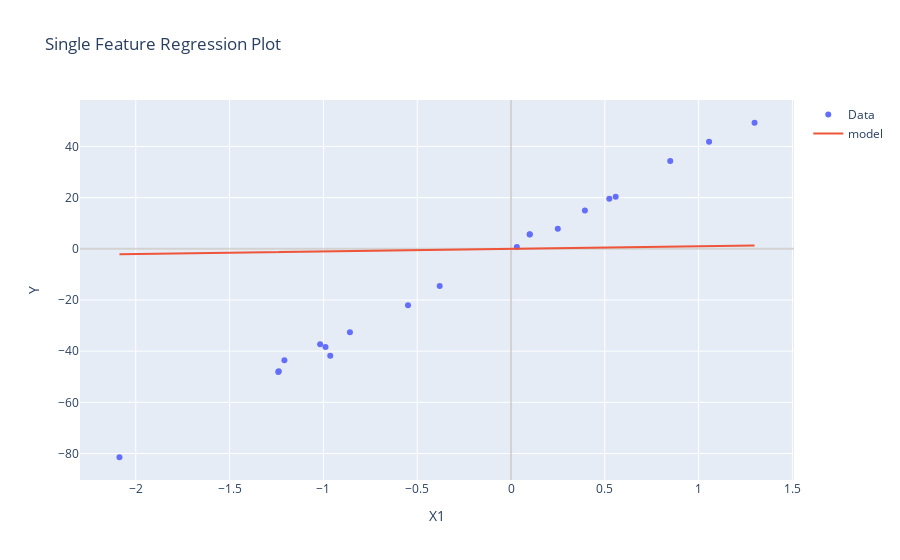

The notebook cell saved with this chart:
### Code cell
first_set.plot_container()

### Figure 1 — Plotly figure (JSON) as saved in the notebook; plotly's stock layout.template omitted (floating-point values rounded to 4 significant figures)
{"data": [{"mode": "markers", "name": "Data", "type": "scatter", "x": [-1.238, 0.8486, 0.3938, 0.0311, 0.5578, 0.0994, 0.2493, 1.298, -0.3803, 0.5238, -0.9636, 0.1002, 1.056, -0.9888, -2.087, -0.8586, -1.241, -0.549, -1.017, -1.208], "y": [-47.87, 34.34, 14.98, 0.7285, 20.37, 5.588, 7.832, 49.27, -14.53, 19.52, -41.77, 5.659, 41.88, -38.34, -81.47, -32.58, -48.19, -22.08, -37.28, -43.57]}, {"mode": "lines", "name": "model", "type": "scatter", "x": [-1.238, 0.8486, 0.3938, 0.0311, 0.5578, 0.0994, 0.2493, 1.298, -0.3803, 0.5238, -0.9636, 0.1002, 1.056, -0.9888, -2.087, -0.8586, -1.241, -0.549, -1.017, -1.208], "y": [-1.238, 0.8486, 0.3938, 0.0311, 0.5578, 0.0994, 0.2493, 1.298, -0.3803, 0.5238, -0.9636, 0.1002, 1.056, -0.9888, -2.087, -0.8586, -1.241, -0.549, -1.017, -1.208]}], "layout": {"hovermode": "closest", "title": {"text": "Single Feature Regression Plot"}, "xaxis": {"title": {"text": "X1"}, "zeroline": true, "zerolinecolor": "rgba(205, 200, 193, 0.7)", "zerolinewidth": 2}, "yaxis": {"title": {"text": "Y"}, "zeroline": true, "zerolinecolor": "rgba(205, 200, 193, 0.7)", "zerolinewidth": 2}}}
